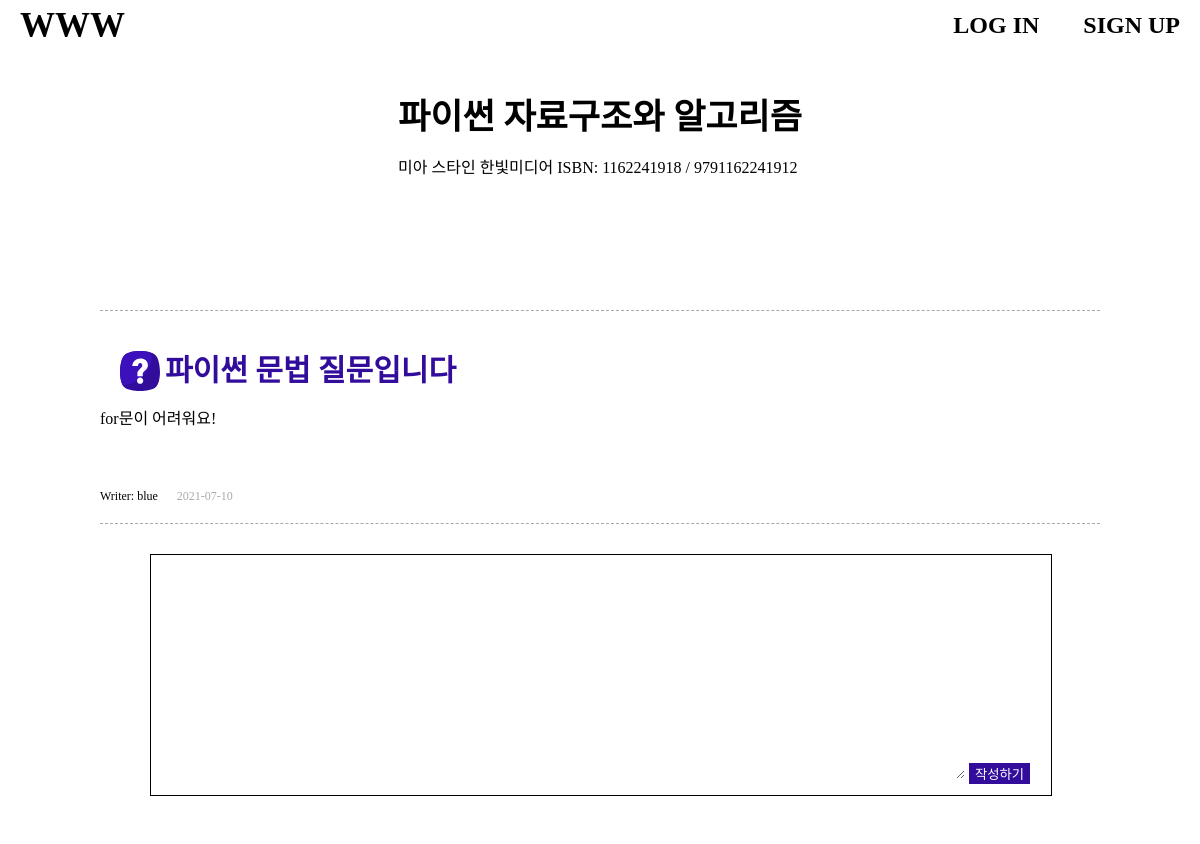
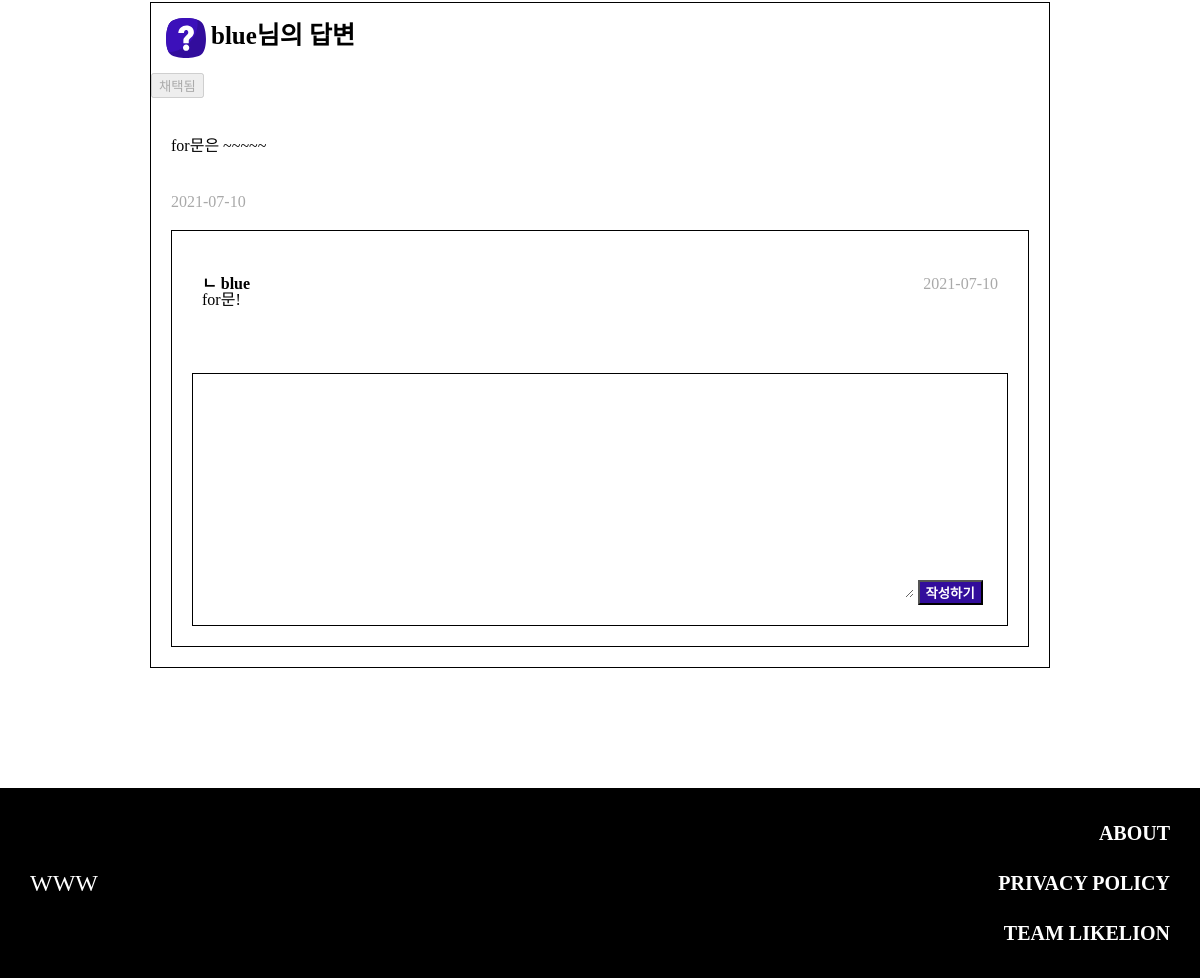
Screenshot of /qna/detail/35 with the database file from the repository (2 pictures, top to bottom).
### qna/models.py (models this page shows, shortened)
class Book(models.Model):
    isbn = CharField(max_length=100)
    title = CharField(max_length=255)
    author = CharField(max_length=100)
    publisher = CharField(max_length=255)
    imageUrl = CharField(max_length=500, null=True)

class Qna(models.Model):
    room = ForeignKey(Room, on_delete=CASCADE)
    title = CharField(max_length=500)
    writer = ForeignKey(Profile, on_delete=CASCADE)
    content = TextField()
    isfile = BooleanField(default=False)
    pubdate = DateTimeField(auto_now_add=True)
    chapter = IntegerField()
    page = IntegerField()
    qnum = CharField(max_length=100, null=True)
    selected = BooleanField(default=False)

class Comment(models.Model):
    qna = ForeignKey(Qna, on_delete=CASCADE, null=True)
    writer = ForeignKey(Profile, on_delete=CASCADE)
    content = TextField()
    isfile = BooleanField(default=False)
    pubdate = DateTimeField(auto_now_add=True)
    parent = IntegerField()
    depth = IntegerField(default=1)
    selected = BooleanField(default=False)

### account/models.py (models this page shows, shortened)
class Profile(models.Model):
    user = OneToOneField(User, on_delete=models.CASCADE)
    point = IntegerField(default=0)
    nickname = CharField(max_length=45)

### qna/views.py (the view)
# urls.py: path('detail/<int:qna_id>', detail, name="detail"),
def detail(request, qna_id):
    qna = Qna.objects.get(id=qna_id)
    comments = Comment.objects.filter(qna = qna, parent = 0)
    replydict = {}
    for comment in comments:
        replylist = []
        replies = Comment.objects.filter(parent = comment.id)
        for reply in replies:
            replylist.append(reply)
        replydict[str(comment.id)] = replylist
    book = Book.objects.get(id = qna.room.book.id)
    profile = Profile.objects.get(user=qna.writer.user)
    if(qna.isfile):
        files = File.objects.filter(qna = qna, profile = profile)
    else:
        files = None
    return render(request, 'detail.html', {'qna': qna, "book": book, "files":files, "comments":comments, "replydict":replydict.items()})

### qna/templates/detail.html (shortened to what this page needs)
{% extends 'base.html' %}
{% load static %}
{% block style %}
<link rel="stylesheet" type="text/css" href="{% static 'css/detail.css' %}">
{% endblock %}
{% block content %}
    <header class="book-info-wrap">
        <div class="book-info-content">
            <div class="book-title">{{book.title}}</div>
            <div>
                <span>{{book.author}} </span>
                <span>{{book.publisher}} </span>
                <span>ISBN: {{book.isbn}} </span>
            </div>
        </div>
    </header>
    <article class="question-wrap">
        <div class="qna-header">
            <img class="question-mark" />
            <h3 class="qna-title">{{qna.title}}</h3>
        </div>
        <div class="question-content">{{qna.content}}</div>
        <div class="writer-wrap">
            <span class="qna-writer">Writer: {{qna.writer.nickname}}</span>
            <span class="qna-date">{{qna.pubdate | date:"Y-m-d"}}</span>
        </div>
    </article>
    <article class="reply-wrap">
        <div class="item-wrap">
            <div class="write-wrap">
                <textarea id="comment"></textarea>
                <button type="button" id="comment-btn">작성하기</button>
            </div>
            <div class="comment-wrap">
                {% for comment in comments%}
                    <div class="big-big-comment">
                        <div class="big-big-comment-header">
                            <img class="question-mark" />
                            <h3>{{comment.writer.nickname}}님의 답변</h3>
                        </div>
                        <div class="is-selected">
                            {% if comment.selected %}
                                <button class="select-btn" disabled>채택됨</button>
                            {% endif %}
                        </div>
                        <div class="comment-wrap">
                            <div class="comment-content">{{comment.content}}</div>
                            <span class="comment-pubdate">{{comment.pubdate| date:"Y-m-d"}}</span>
                        </div>
                        <div class="small-comment">
                            <div class="reply-section{{comment.id}}">
                                {% for replylist, replies in replydict %}
                                    {% if comment.id|stringformat:"i" == replylist %}
                                        {% for reply in replies %}
                                        <div class="reply-item">
                                            <div class="reply-item-header">
                                                <div class="reply-item-title">ㄴ {{reply.writer.nickname}}</div>
                                                <span>{{reply.pubdate| date:"Y-m-d"}}</span>
                                            </div>
                                            <div>{{reply.content}}</div>
                                        </div>
                                        {% endfor %}
                                    {% endif %}
                                {% endfor %}
                            </div>
                            <div class="reply-txtarea">
                                <textarea id="reply{{comment.id}}"></textarea>
                                <button type="button" class="reply-btn" value='{{comment.id}}'>작성하기</button>
                            </div>
                        </div>
                    </div>
                {% endfor %}
            </div>
        </div>
    </article>
{% endblock %}

### hackathon/static/css/base.css (style rules this page uses)
html, body, div, span, applet, object, iframe, h1, h2, h3, h4, h5, h6, p, blockquote, pre, a, abbr, acronym, address, big, cite, code, del, dfn, em, img, ins, kbd, q, s, samp, small, strike, strong, sub, sup, tt, var, b, u, i, center, dl, dt, dd, ol, ul, li, fieldset, form, label, legend, table, caption, tbody, tfoot, thead, tr, th, td, article, aside, canvas, details, embed, figure, figcaption, footer, header, hgroup, menu, nav, output, ruby, section, summary, time, mark, audio, video { margin: 0; padding: 0; border: 0; font-size: 100%; font: inherit; vertical-align: baseline; }
article, aside, details, figcaption, figure, footer, header, hgroup, menu, nav, section { display: block; }
body { line-height: 1; }
body { font-family: 'Noto Sans KR'; }

### qna/static/css/detail.css (style rules this page uses)
.book-info-wrap { display: flex; flex-direction: row; justify-content: center; padding-bottom: 30px; }
.book-info-content { display: flex; flex-direction: column; justify-content: flex-start; }
.book-info-content div { margin: 0px 15px 25px; }
.book-title { font-size: 35px; font-weight: bold; margin-top: 0px; }
.question-wrap { padding: 20px 0px; border-top: 0.8px dashed #A9A9A9; border-bottom: 0.8px dashed #A9A9A9; }
.qna-header { padding: 20px; display: flex; flex-direction: row; }
.qna-title { font-size: 30px; font-weight: bold; color: #320D9C; display: inline-block; padding: 5px; }
.question-mark { display: inline-block; height: 40px; width: 40px; }
.question-content { width: 100%; padding-bottom: 60px; }
.writer-wrap span { font-size: 12px; margin-right: 15px; }
.qna-date { color: #A9A9A9; }
.reply-wrap { display: flex; flex-direction: row; justify-content: center; }
.item-wrap { width: 90%; margin: 20px; }
.write-wrap { margin: 10px 0px; padding: 20px 0px; width: 100%; border: solid 1px black; height: 200px; }
.write-wrap textarea { width: 90%; height: 100%; border: none; }
.write-wrap button { background-color: #320D9C; border: none; color: white; }
.big-big-comment { border: 1px solid black; margin: 50px 0px; }
.big-big-comment-header { padding: 15px; font-size: 25px; display: flex; flex-direction: row; justify-content: start; }
.big-big-comment-header h3 { display: inline-block; padding: 5px; font-weight: bold; }
.is-selected { display: inline; }
.comment-wrap { width: 100%; }
.comment-content { padding: 20px; margin: 20px 0px; }
.comment-pubdate { color: #A9A9A9; padding: 20px; }
.small-comment { border: 1px solid black; margin: 20px; }
.reply-item { padding: 45px 30px; }
.reply-item-header { display: flex; flex-direction: row; justify-content: space-between; }
.reply-item-header span { color: #A9A9A9; }
.reply-item-title { font-weight: bold; display: inline-block; }
.reply-txtarea { margin: 20px; border: solid black 1px; padding: 20px; }
.reply-txtarea textarea { border: none; width: 90%; height: 200px; }
.reply-txtarea button { background-color: #320D9C; color: white; font-weight: bold; }

### rows the page displays
Book: title "파이썬 자료구조와 알고리즘", author "미아 스타인", publisher "한빛미디어", isbn "1162241918 / 9791162241912"
Qna: title "파이썬 문법 질문입니다", content "for문이 어려워요!", writer.nickname "blue", pubdate "2021-07-10"
Comment: writer.nickname "blue", selected "채택됨", content "for문은 ~~~~~", pubdate "2021-07-10"
Comment: writer.nickname "blue", pubdate "2021-07-10", content "for문!"
